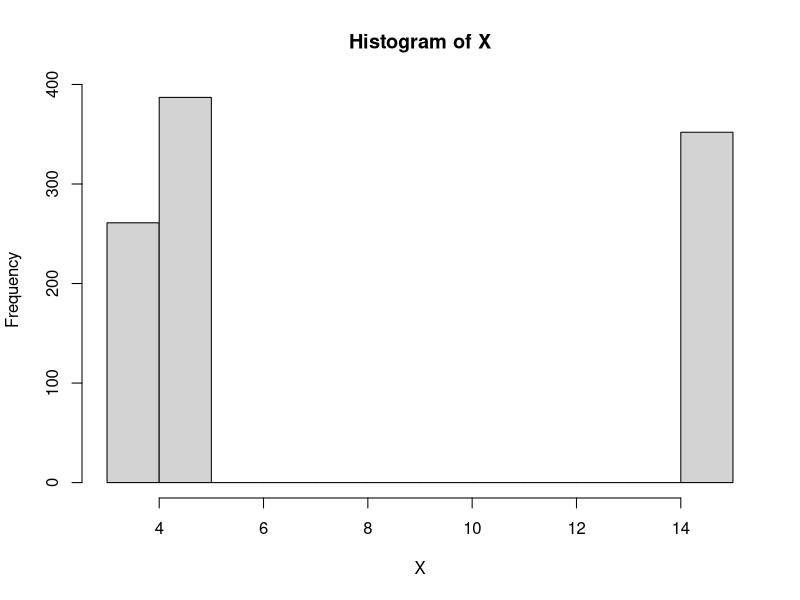

Generate this figure with R:
#1 zadaca
# 3, 5, 15 so ver 0.25, 0.4, 0.35
#se razgleduvaat prvite 1000 pristignati avtobusi
#a) da se simulira edna realizacija na eksperimentot
X<-sample(c(3,5,15), 1000, replace = T, prob = c(0.25, 0.4, 0.35))
X
?sample
#b) deskriptivni statistiki i histogram
min(X); max(X); mean(X); median(X); sd(X); var(X); quantile(X);range(X);IQR(X);sum(X);hist(X);

#v)relativ. frek za avtobusot 3-ka
summary(as.factor(X))["3"]
freq <-summary(as.factor(X))["3"]/1000
freq

